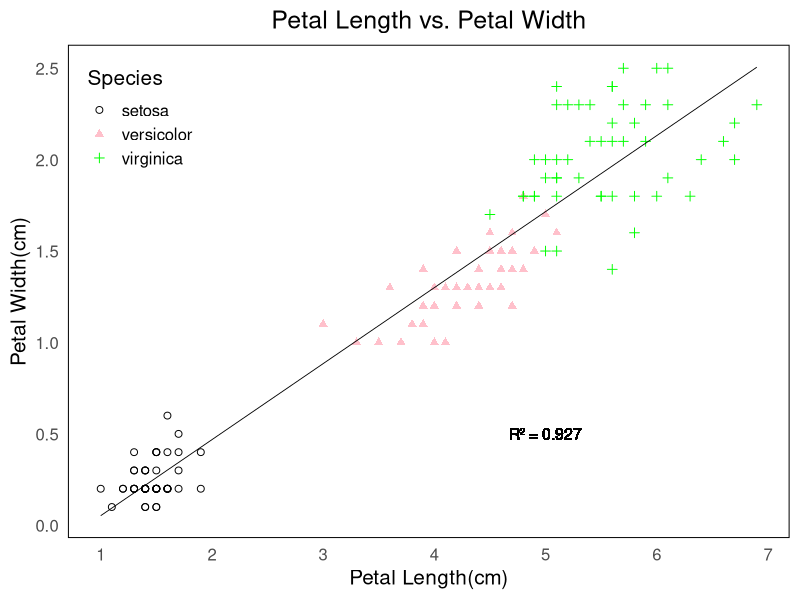
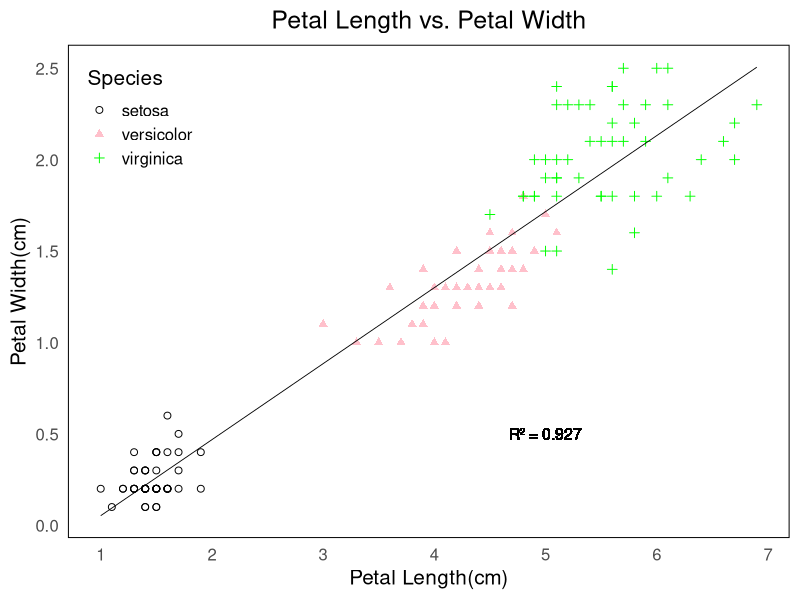

R code for these plots, in order:
## ---- chunk 1
options(repos = c(CRAN = "http://cran.us.r-project.org"))
install.packages("ggplot2")

library(dplyr)

# select Petal.Length & Petal.Width of each specie
setosa_data <- iris %>%
  filter(Species == "setosa") %>%
  select(Petal.Length, Petal.Width)

versicolor_data <- iris %>%
  filter(Species == "versicolor") %>%
  select(Petal.Length, Petal.Width)

virginica_data <- iris %>%
  filter(Species == "virginica") %>%
  select(Petal.Length, Petal.Width)


print(setosa_data)
print(versicolor_data)
print(virginica_data)


# ggplot2 
library(ggplot2)

##R² 
model <- lm(Petal.Width ~ Petal.Length, data = iris)
r_squared <- summary(model)$r.squared

##plot
plot <- ggplot(iris, aes(x = Petal.Length, y = Petal.Width, color = Species, shape = Species)) +
  geom_point(size = 2) +
  geom_smooth(method = "lm", se = FALSE, aes(group = 1), color = "black", size = 0.3) +  
  scale_shape_manual(values = c(21, 17, 3)) +  
  scale_color_manual(values = c("setosa" = "black", "versicolor" = "pink", "virginica" = "green")) + 
  scale_x_continuous(breaks = seq(0, 7, by = 1)) +  
  labs(title = "Petal Length vs. Petal Width",
       x = "Petal Length(cm)",
       y = "Petal Width(cm)") +
  theme_minimal(base_size = 15) + 
  theme(
    panel.background = element_rect(fill = "white"), 
    panel.grid.major = element_blank(), 
    panel.grid.minor = element_blank(), 
    plot.title = element_text(hjust = 0.5), 
    legend.position = c(0.1, 0.85)  
  ) +
  geom_text(aes(x = 5, y = 0.5, label = paste("R² =", round(r_squared, 3))), size = 4, color = "black")   
print(plot)

##pdf file
ggsave("petal_length_vs_petal_width.pdf", plot = plot, width = 8, height = 6)  
